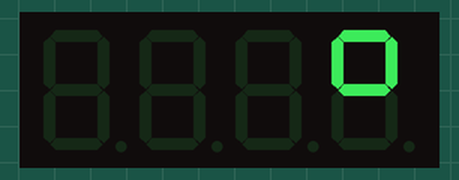
The program below on a simulated Raspberry Pi (BCM pin numbers). Shown: 4-digit seven-segment display. At 34.7 s the program stops and its outputs stay as they are.

Above: at 0.6 s.
At 7.1 s:
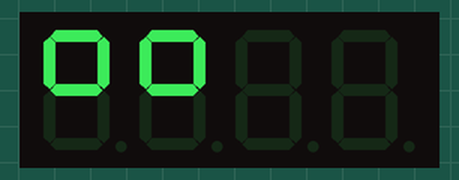
At 12.1 s:
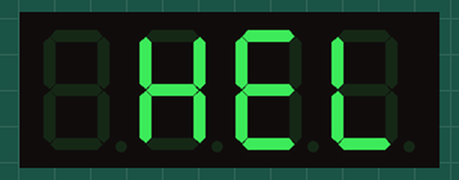
At 17.6 s:
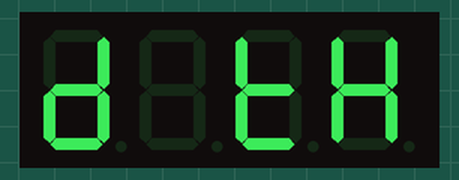
At 26.2 s:
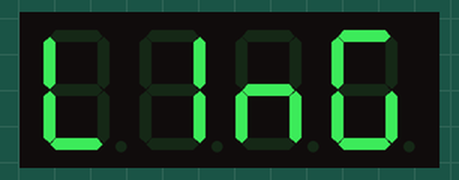
At 34.7 s:
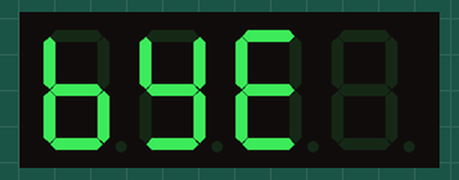

The program:

scrolling_marquee.py
```python
#!/usr/bin/env python
# coding=utf-8

import tm1637
from time import sleep

# Initialize the display
display = tm1637.TM1637(clk=23, dio=24)


# Define a scrolling message
display.scroll("**Love You**", 500)
sleep(2)
display.scroll("Hello World This is a scrolling marquee", 500)
sleep(2)

# Clear the display when finished
display.show('bye')
```

Measured:
- what the display in image 0 shows lasts 0.5 s, from 0.5 s to 1.0 s
